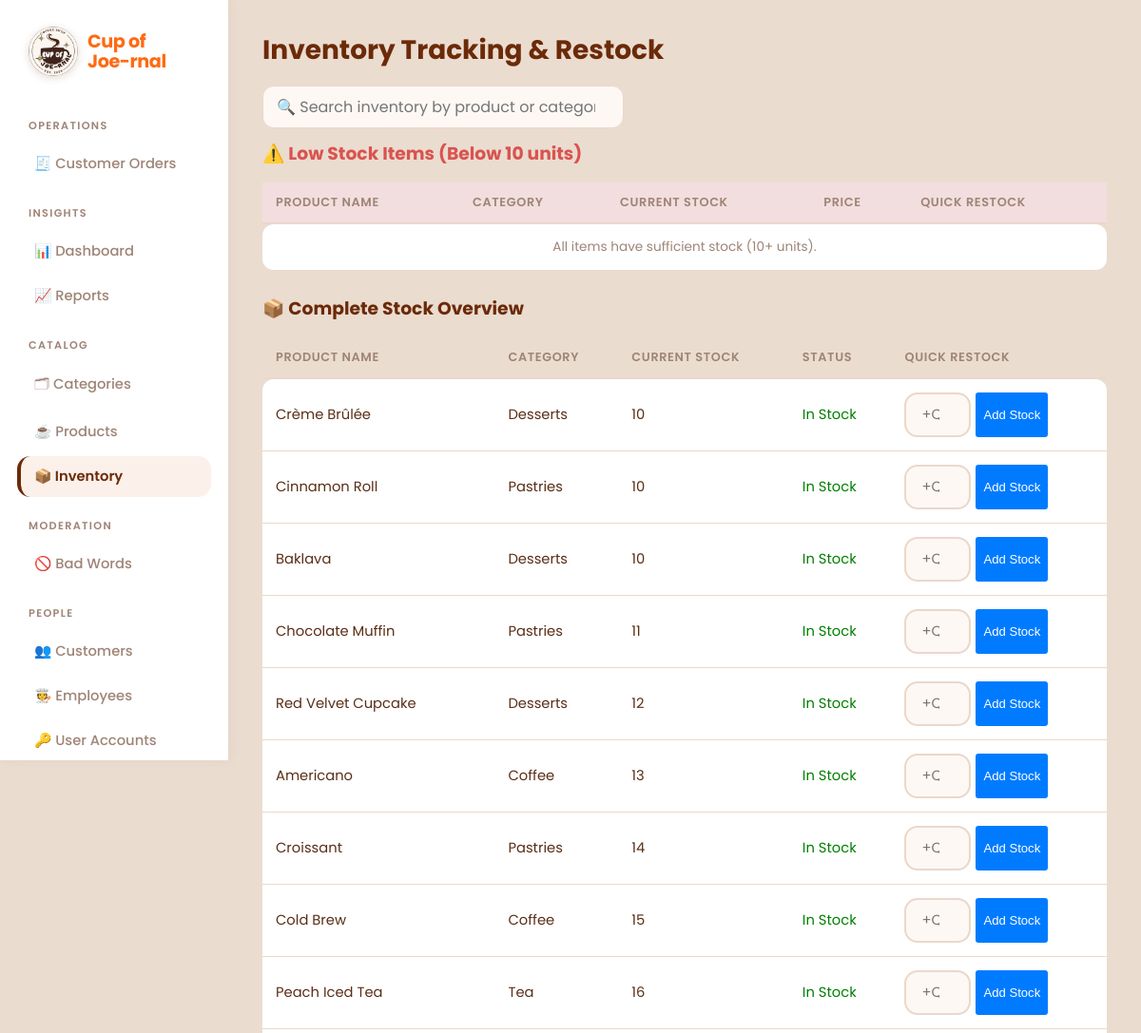
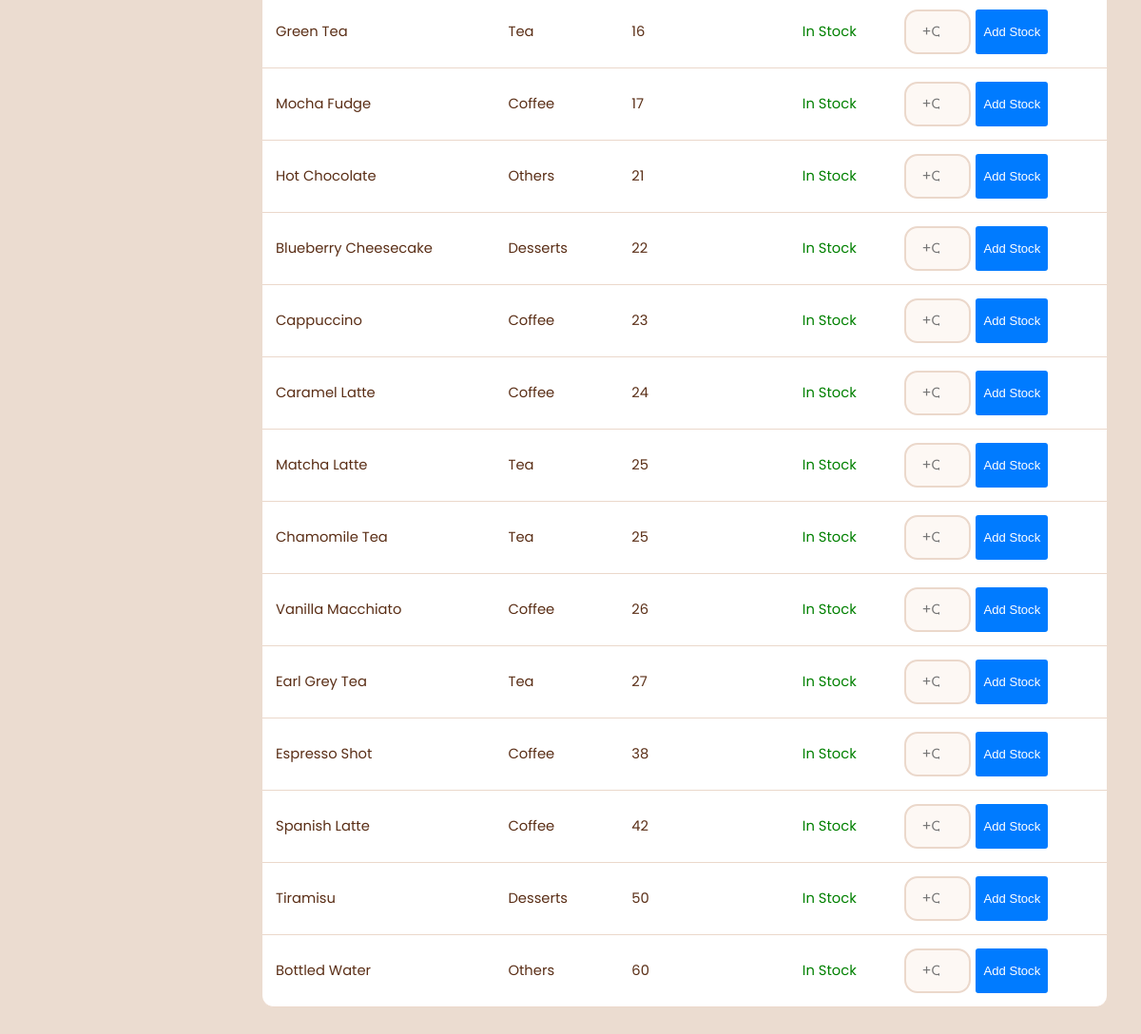
/inventory/index.php (signed in), run on the app's committed database (2 pictures, top to bottom).
### tables this page shows
CREATE TABLE `products` (
  `product_id` int(11) NOT NULL,
  `product_name` varchar(100) NOT NULL,
  `price` decimal(10,2) NOT NULL,
  `stock_quantity` int(11) NOT NULL DEFAULT 0,
  `category_id` int(11) NOT NULL
);

CREATE TABLE `categories` (
  `category_id` int(11) NOT NULL,
  `category_name` varchar(50) NOT NULL
);

### inventory/index.php (the view, shortened to what this page needs)
<?php
include('../includes/config.php');
include('../includes/adminHeader.php');
?>
<h2>Inventory Tracking & Restock</h2>
<h3 style="color: #d9534f;">⚠️ Low Stock Items (Below 10 units)</h3>
<table id="lowTbl">
    <thead>
        <tr style="background-color: #f2dede;">
            <th>Product Name</th>
            <th>Category</th>
            <th>Current Stock</th>
            <th>Price</th>
            <th>Quick Restock</th>
        </tr>
    </thead>
    <tbody>
        <?php
        $low_stock_sql = "SELECT p.*, c.category_name
                          FROM products p
                          JOIN categories c ON p.category_id = c.category_id
                          WHERE p.stock_quantity < 10
                          ORDER BY p.stock_quantity ASC";
        $low_result = mysqli_query($conn, $low_stock_sql);
        if (mysqli_num_rows($low_result) > 0) {
            while ($row = mysqli_fetch_assoc($low_result)) {
                echo "<tr style='background-color: #ffdddd;'>";
                echo "<td><b>" . h($row['product_name']) . "</b></td>";
                echo "<td>" . h($row['category_name']) . "</td>";
                echo "<td style='color: red; font-weight: bold;'>{$row['stock_quantity']}</td>";
                echo "<td>₱" . number_format($row['price'], 2) . "</td>";
                echo "<td>
                        <form method='POST' action='restock.php' style='margin:0; display:flex; gap: 5px;'>
                            <input type='hidden' name='product_id' value='{$row['product_id']}'>
                            <input type='number' name='add_quantity' min='1' placeholder='+Qty' required style='width: 70px;'>
                            <button type='submit' name='restock_product' style='background: #28a745; color: white; border: none; padding: 4px 8px; cursor: pointer; border-radius: 3px;'>Add Stock</button>
                        </form>
                      </td>";
                echo "</tr>";
            }
        } else {
            echo "<tr><td colspan='5' class='empty'>All items have sufficient stock (10+ units).</td></tr>";
        }
        ?>
    </tbody>
</table>
<br>
<h3>📦 Complete Stock Overview</h3>
<table id="allTbl">
    <thead>
        <tr>
            <th>Product Name</th>
            <th>Category</th>
            <th>Current Stock</th>
            <th>Status</th>
            <th>Quick Restock</th>
        </tr>
    </thead>
    <tbody>
        <?php
        $all_stock_sql = "SELECT p.*, c.category_name
                          FROM products p
                          JOIN categories c ON p.category_id = c.category_id
                          ORDER BY p.stock_quantity ASC";
        $all_result = mysqli_query($conn, $all_stock_sql);
        while ($row = mysqli_fetch_assoc($all_result)) {
            $status = $row['stock_quantity'] < 10
                ? "<span style='color: red; font-weight: bold;'>Low Stock</span>"
                : "<span style='color: green;'>In Stock</span>";
            echo "<tr>";
            echo "<td>" . h($row['product_name']) . "</td>";
            echo "<td>" . h($row['category_name']) . "</td>";
            echo "<td>{$row['stock_quantity']}</td>";
            echo "<td>{$status}</td>";
            echo "<td>
                    <form method='POST' action='restock.php' style='margin:0; display:flex; gap: 5px;'>
                        <input type='hidden' name='product_id' value='{$row['product_id']}'>
                        <input type='number' name='add_quantity' min='1' placeholder='+Qty' required style='width: 70px;'>
                        <button type='submit' name='restock_product' style='background: #007bff; color: white; border: none; padding: 4px 8px; cursor: pointer; border-radius: 3px;'>Add Stock</button>
                    </form>
                  </td>";
            echo "</tr>";
        }
        ?>
    </tbody>
</table>
<?php include('../includes/footer.php'); ?>

### includes/style/style.css (style rules this page uses)
* { box-sizing: border-box; }
:root { --ink: #5a2e16; --brown: #6b2a08; --orange: #ff6a13; --muted: #9e8476; --bg: #ebdcd0; --card: #ffffff; --line: #ebd8cb; --peach: #fcd5bd; --bad: #c4161c; --ok: #2d6a3e; }
body { margin: 0; font-family: 'Poppins', system-ui, -apple-system, sans-serif; color: var(--ink); background: #4a2411; }
button, .btn { display: inline-flex; align-items: center; justify-content: center; font: 600 0.88rem inherit; background: var(--brown); color: #fff; border: 0; border-radius: 12px; padding: 10px 18px; cursor: pointer; text-decoration: none; transition: background 0.2s ease; }
h1, h2, h3 { color: var(--brown); margin: 0 0 16px; }
h2 { font-size: 1.75rem; font-weight: 700; }
table { width: 100%; border-collapse: separate; border-spacing: 0; margin-top: 8px; }
th { text-align: left; color: var(--muted); font-weight: 600; font-size: 0.8rem; text-transform: uppercase; letter-spacing: 0.05em; padding: 12px 14px; border-bottom: 2px solid var(--line); }
td { padding: 14px; border-bottom: 1px solid var(--line); font-size: 0.92rem; vertical-align: middle; background: #fff; }
tr:first-child td:first-child { border-top-left-radius: 12px; }
tr:first-child td:last-child { border-top-right-radius: 12px; }
tr:last-child td:first-child { border-bottom-left-radius: 12px; }
tr:last-child td:last-child { border-bottom-right-radius: 12px; }
input, select, textarea { width: 100%; font: inherit; font-size: 0.92rem; padding: 11px 16px; border: 2px solid var(--line); border-radius: 14px; background: #fdf8f4; color: var(--ink); transition: all 0.2s ease; }
button, .btn { display: inline-flex; align-items: center; justify-content: center; font: 600 0.9rem inherit; background: var(--brown); color: #fff; border: 0; border-radius: 14px; padding: 11px 20px; cursor: pointer; text-decoration: none; transition: all 0.2s ease; }
.btn.sm, td button { padding: 6px 14px; font-size: 0.82rem; border-radius: 10px; }
.empty { color: var(--muted); font-size: 0.85rem; padding: 14px 0; text-align: center; }

### includes/style/menu.css (style rules this page uses)
.empty { color: var(--muted); font-size: 0.85rem; padding: 14px 0; text-align: center; }

### data on the page
products: product_name "Crème Brûlée", category.category_name "Desserts", stock_quantity "10", shows "In Stock"
products: product_name "Cinnamon Roll", category.category_name "Pastries", stock_quantity "10", shows "In Stock"
products: product_name "Baklava", category.category_name "Desserts", stock_quantity "10", shows "In Stock"
products: product_name "Chocolate Muffin", category.category_name "Pastries", stock_quantity "11", shows "In Stock"
products: product_name "Red Velvet Cupcake", category.category_name "Desserts", stock_quantity "12", shows "In Stock"
products: product_name "Americano", category.category_name "Coffee", stock_quantity "13", shows "In Stock"
products: product_name "Croissant", category.category_name "Pastries", stock_quantity "14", shows "In Stock"
products: product_name "Cold Brew", category.category_name "Coffee", stock_quantity "15", shows "In Stock"
products: product_name "Peach Iced Tea", category.category_name "Tea", stock_quantity "16", shows "In Stock"
products: product_name "Green Tea", category.category_name "Tea", stock_quantity "16", shows "In Stock"
products: product_name "Mocha Fudge", category.category_name "Coffee", stock_quantity "17", shows "In Stock"
products: product_name "Hot Chocolate", category.category_name "Others", stock_quantity "21", shows "In Stock"
products: product_name "Blueberry Cheesecake", category.category_name "Desserts", stock_quantity "22", shows "In Stock"
products: product_name "Cappuccino", category.category_name "Coffee", stock_quantity "23", shows "In Stock"
products: product_name "Caramel Latte", category.category_name "Coffee", stock_quantity "24", shows "In Stock"
products: product_name "Matcha Latte", category.category_name "Tea", stock_quantity "25", shows "In Stock"
products: product_name "Chamomile Tea", category.category_name "Tea", stock_quantity "25", shows "In Stock"
products: product_name "Vanilla Macchiato", category.category_name "Coffee", stock_quantity "26", shows "In Stock"
products: product_name "Earl Grey Tea", category.category_name "Tea", stock_quantity "27", shows "In Stock"
products: product_name "Espresso Shot", category.category_name "Coffee", stock_quantity "38", shows "In Stock"
products: product_name "Spanish Latte", category.category_name "Coffee", stock_quantity "42", shows "In Stock"
products: product_name "Tiramisu", category.category_name "Desserts", stock_quantity "50", shows "In Stock"
products: product_name "Bottled Water", category.category_name "Others", stock_quantity "60", shows "In Stock"

### other printed values
$group "OPERATIONS"
$l "🧾 Customer Orders"
$group "INSIGHTS"
$l "📊 Dashboard"
$l "📈 Reports"
$group "CATALOG"
$l "🗂 Categories"
$l "☕ Products"
$l "📦 Inventory"
$group "MODERATION"
$l "🚫 Bad Words"
$group "PEOPLE"
$l "👥 Customers"
$l "🧑‍🍳 Employees"
$l "🔑 User Accounts"
